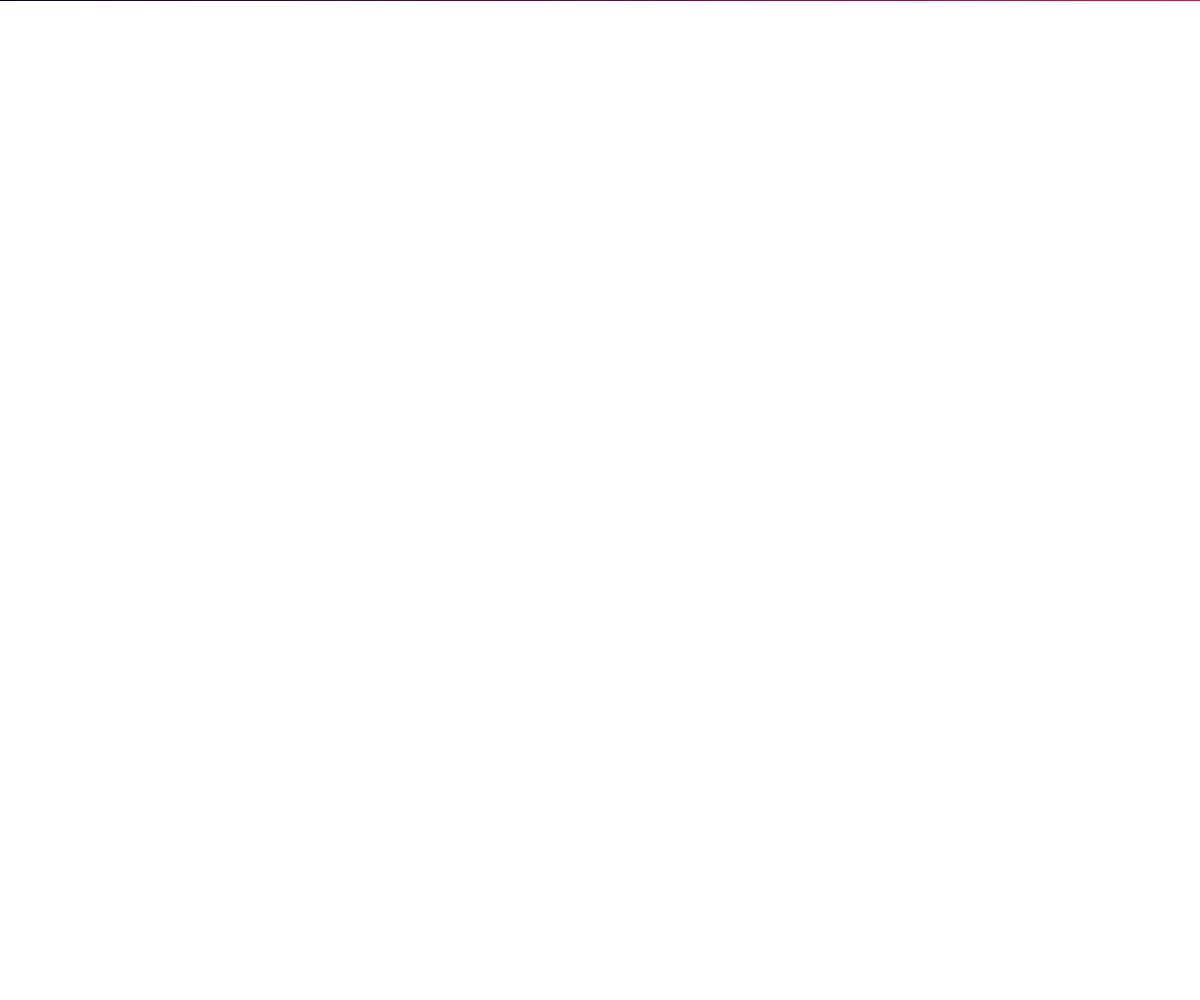
Frame 1 (no input)
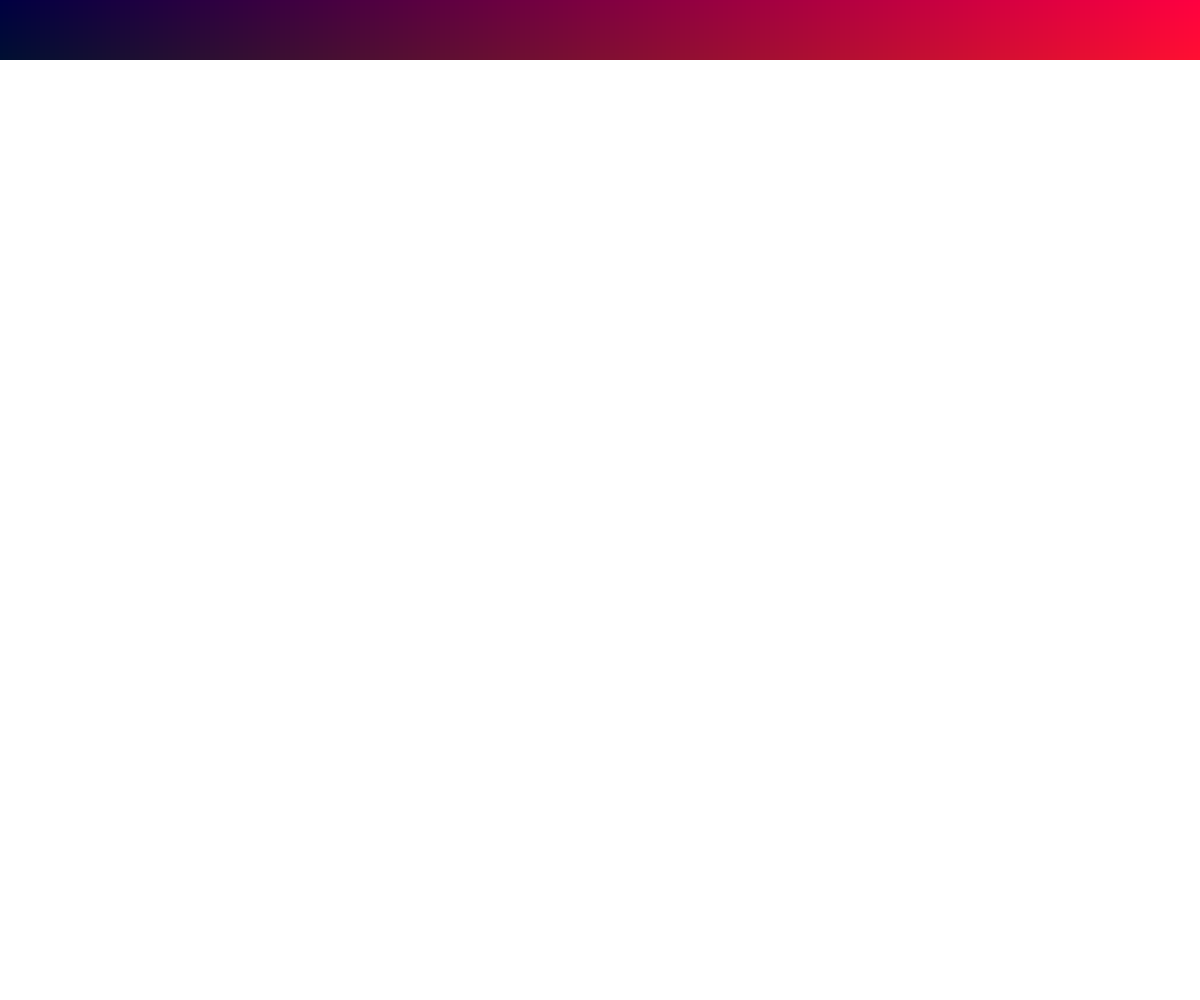
Frame 60 (no input)
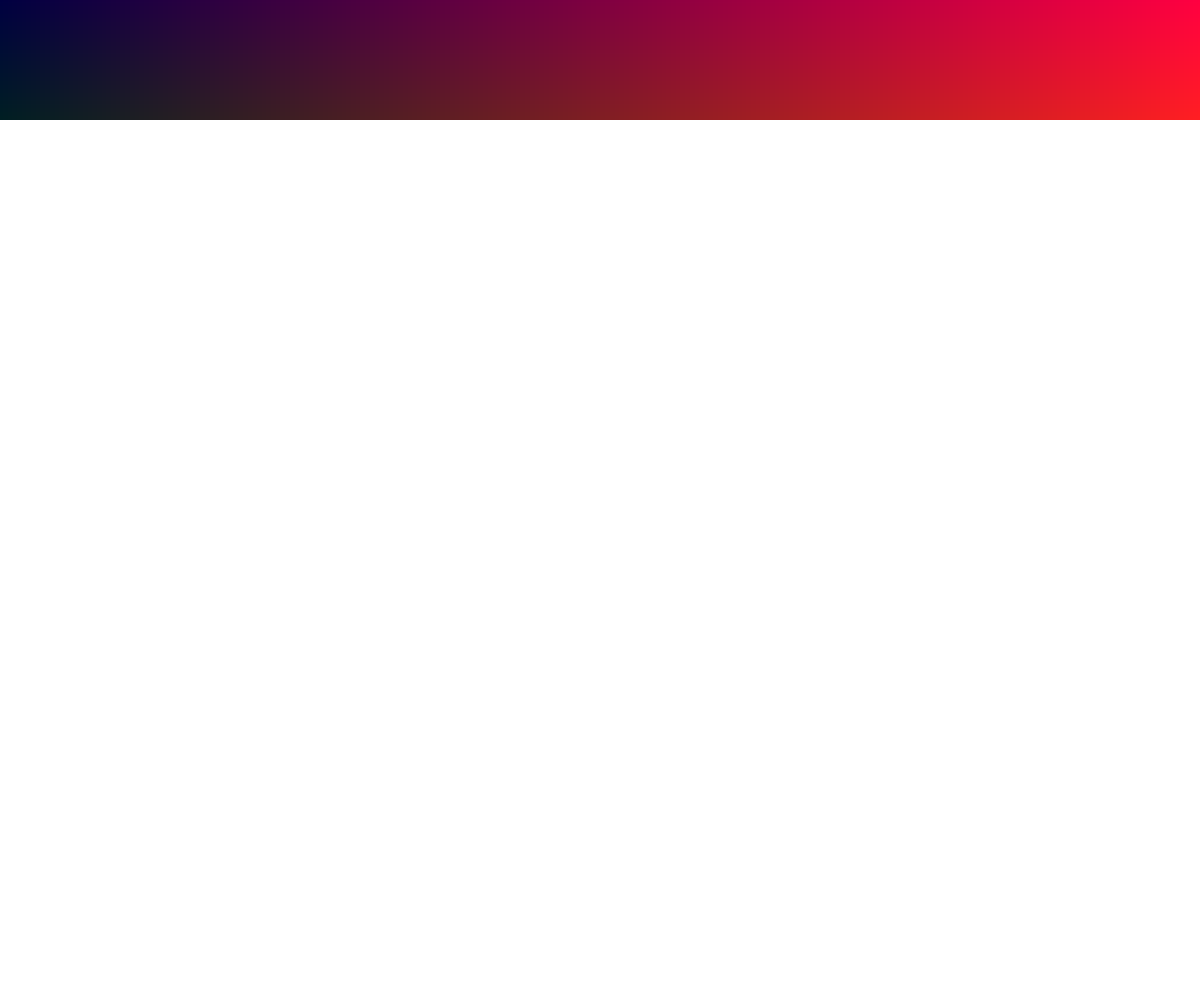
Frame 120 (the mouse pressed at the canvas centre since frame 60)

The p5.js sketch that drew these frames (run headless with seeded random() and noise() and a simulated clock; from frame 60 on, the mouse is pressed at the canvas centre):

// p5.js sketch
// ── sketch.js
let count = 0;

function setup() {
  createCanvas(windowWidth, windowHeight);
  noStroke();
  frameRate(60);
}

function draw() {
  for (let i = 0; i < width; i++) {
    let x = count%width;
    let y = Math.floor(count/width);
    fill(x/width*255, y/height*255, (255-y)/height*255);
    square(x, y, 1);
    count++;
  }
  if (count >= width*height) {
    noLoop();
  }
}
